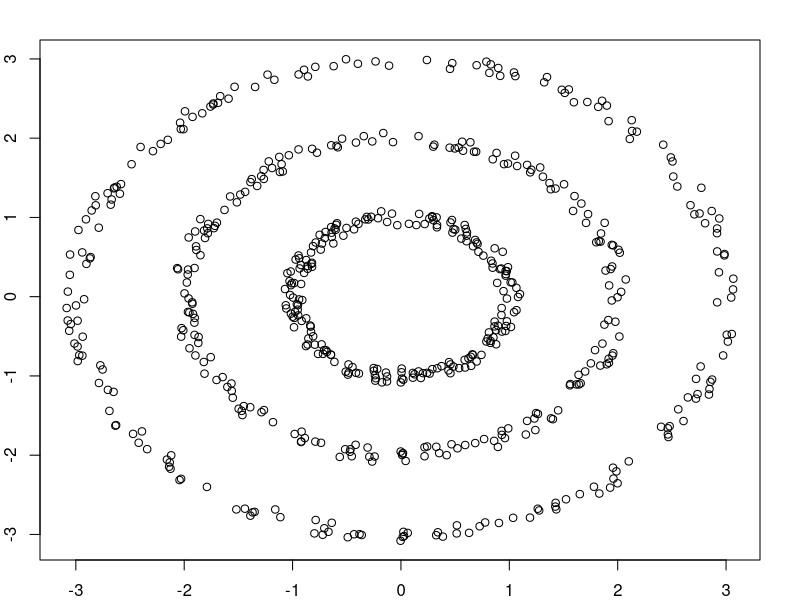
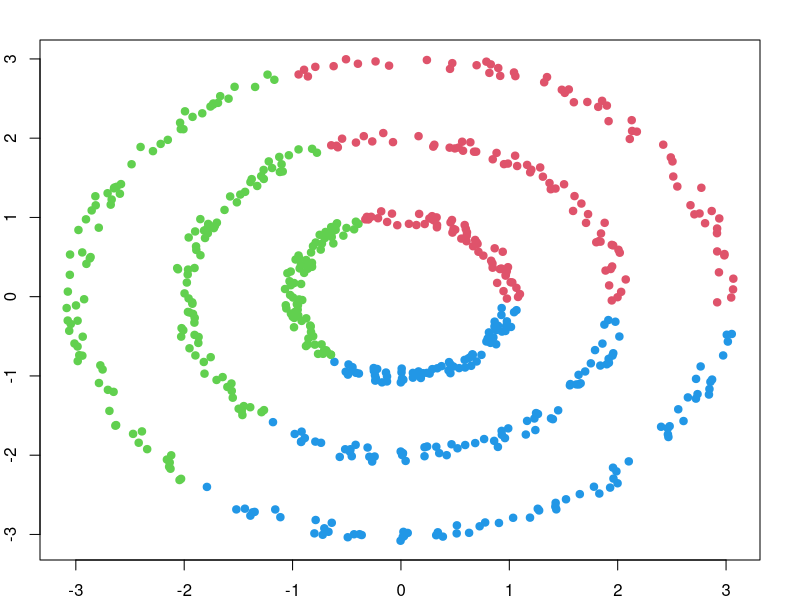
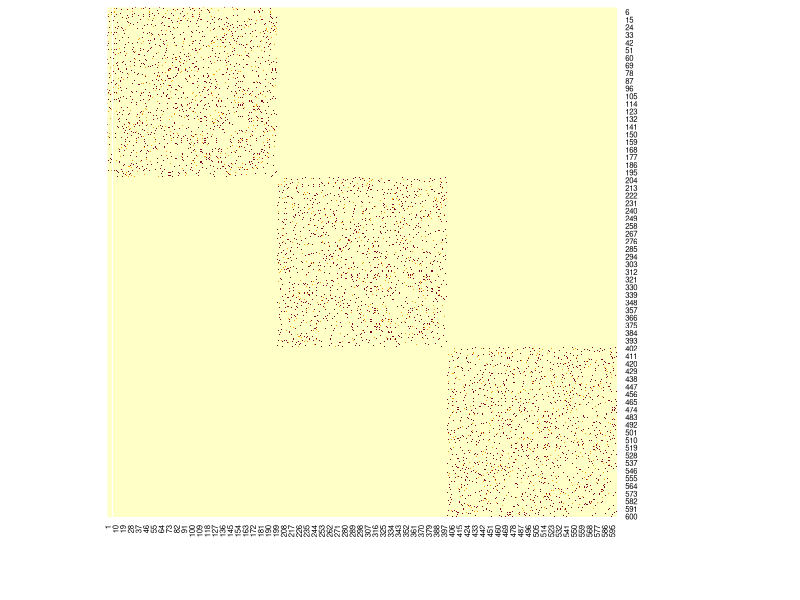
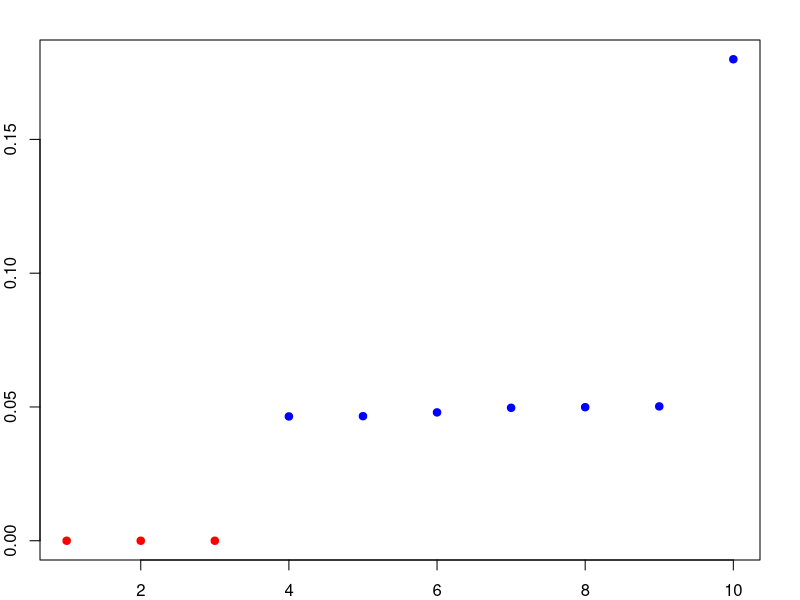
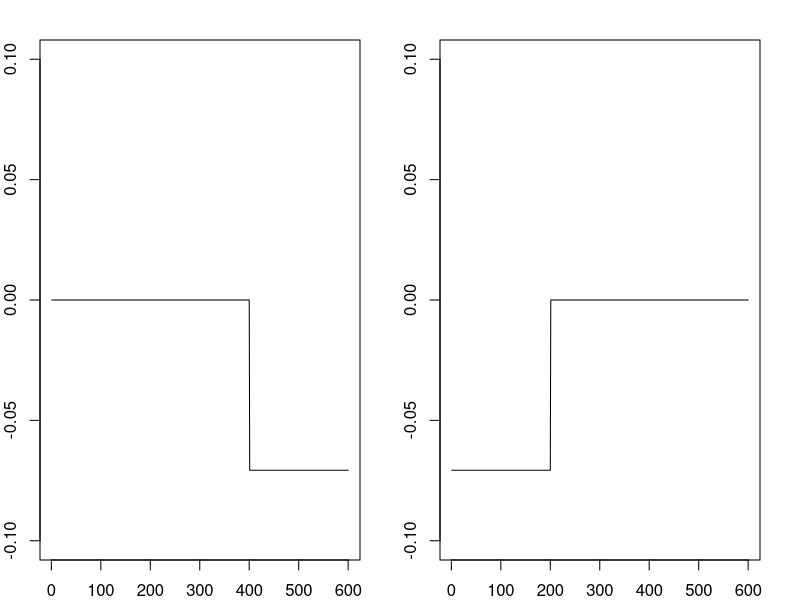
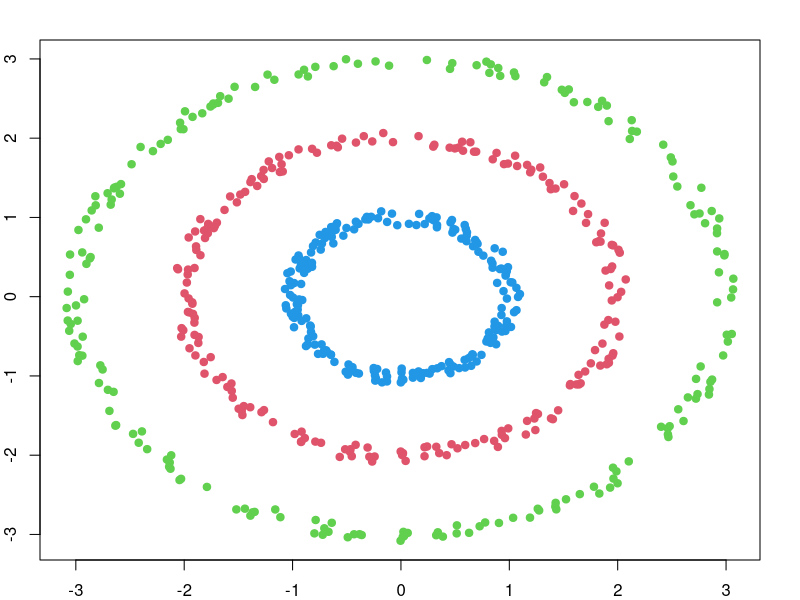
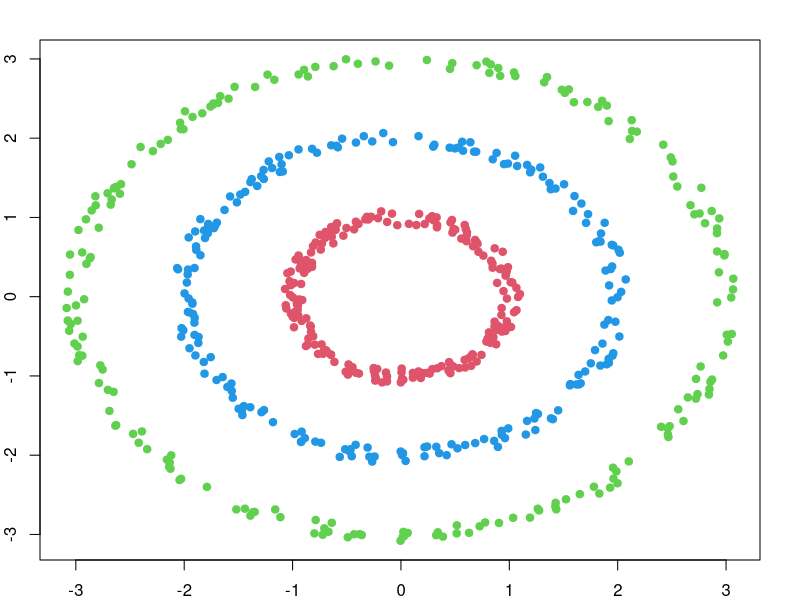

These figures' R source, in order:
## ---- chunk 1
  options(width = 100)
  knitr::opts_knit$set(global.par = TRUE)
  knitr::opts_chunk$set(collapse = TRUE, fig.dim = c(6, 6),
                        out.width = "45%", fig.align = 'center')
## ---- chunk 2
  par(bg="transparent")
  par(mar=c(2,2,2,2))
  par(mfrow=c(1,1))
## ---- chunk 3
  set.seed(1)

  n = 200
  
  r = c(rep(1, n), rep(2, n), rep(3, n)) + runif(n*3, -0.1, 0.1)
  theta = runif(n) * 2 * pi

  x1 = r * cos(theta)
  x2 = r * sin(theta)
  X = cbind(x1, x2)
  
  plot(X)

  kmeanfit = kmeans(X, centers = 3)
  
  plot(X, col = kmeanfit$cluster + 1, pch = 19)
## ---- chunk 4
  library(FNN)
  
  W = matrix(0, 3*n, 3*n)
  
  # get neighbor index for each observation
  nn = get.knn(X, k=10)

  # write into W
  for (i in 1:(3*n))
    W[i, nn$nn.index[i, ]] = 1
  
  # W is not necessary symmetric
  W = 0.5*(W + t(W))
  # we may also use
  # W = pmax(W, t(W))
## ---- chunk 5
  # plot the adjacency matrix
  heatmap(W, Rowv = NA, Colv=NA, symm = TRUE, revC = TRUE)
## ---- chunk 6
  # compute the degree of each vertex
  d = colSums(W)
  
  # the laplacian matrix
  L = diag(d) - W
  
  # eigen-decomposition
  f = eigen(L, symmetric = TRUE)
  
  # plot the smallest eigen-values 
  # the smallest one will be zero --- why?
  plot(rev(f$values)[1:10], pch = 19, ylab = "eigen-values", 
       col = c(rep("red", 3), rep("blue", 17)))
## ---- chunk 7
  par(mfrow=c(1,2))
  plot(f$vectors[, length(f$values)-1], type = "l", ylab = "eigen-values", ylim = c(-0.1, 0.1))
  plot(f$vectors[, length(f$values)-2], type = "l", ylab = "eigen-values", ylim = c(-0.1, 0.1))
## ---- chunk 8
  par(mfrow=c(1,1))
  scfit = kmeans(f$vectors[, (length(f$values)-2) : (length(f$values)-1) ], centers = 3, nstart = 20)
  plot(X, col = scfit$cluster + 1, pch = 19)
## ---- chunk 9
  # the normed laplacian matrix
  L = diag(nrow(W)) - diag(1/sqrt(d)) %*% W %*% diag(1/sqrt(d))
  
  # eigen-decomposition
  f = eigen(L, symmetric = TRUE)
  
  # perform clustering
  scfit = kmeans(f$vectors[, (length(f$values)-2) : (length(f$values)-1) ], centers = 3, nstart = 20)
  plot(X, col = scfit$cluster + 1, pch = 19)
